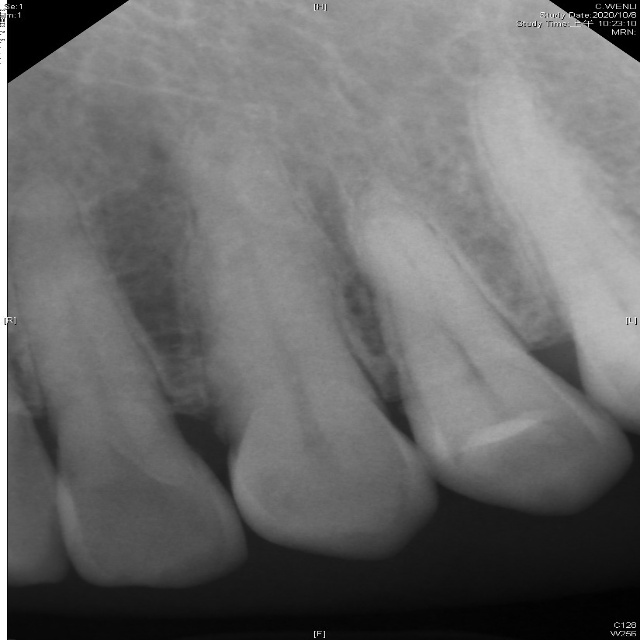
#> input picture Images/11.jpg, 640 x 640 px, found by its file name
$ python 'img process.py'
#> lines starting #> are read from the running program, lines starting #| are printed output that depends on the picture
import cv2
import numpy as np

img = cv2.imread(r"C:\Users\user\Desktop\dataset\periapical film\original images\original size\images\11.jpg", cv2.IMREAD_GRAYSCALE)
#> img is the input picture: shape (640, 640); min 0, max 255, mean 106.1
height, width = img.shape
#> height = 640; width = 640
cv2.imwrite("output/original_img.jpg", img)

# img = cv2.resize(img, (width//2, height//2))
# height, width = img.shape

# 使用中值濾波器減少噪聲
img = cv2.medianBlur(img, 3)

# 建立CLAHE對象
clahe = cv2.createCLAHE(clipLimit=2.0, tileGridSize=(8, 8))

'''----------------------------------------------'''
# 第一次直方圖均質化，分四等分
img_1 = img[:height//2, :width//2]
img_2 = img[:height//2, width//2:]
img_3 = img[height//2:, :width//2]
img_4 = img[height//2:, width//2:]

# 適應性直方圖均衡化
img_1_equalized = clahe.apply(img_1)
img_2_equalized = clahe.apply(img_2)
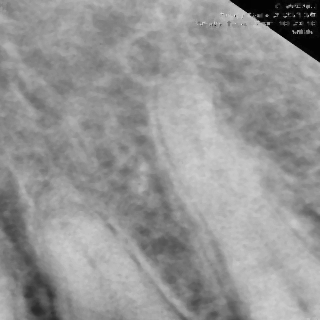
#> img_2_equalized: shape (320, 320); min 2, max 227, mean 149.3
img_3_equalized = clahe.apply(img_3)
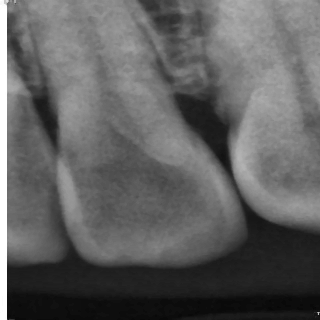
#> img_3_equalized: shape (320, 320); min 6, max 255, mean 96.6
img_4_equalized = clahe.apply(img_4)
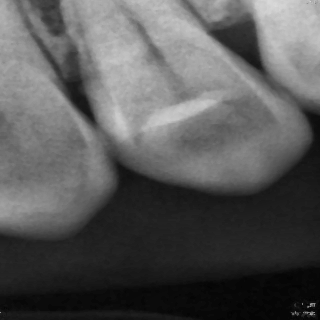
#> img_4_equalized: shape (320, 320); min 2, max 218, mean 88.3

# [4 lines of commented-out code are left out]

temp_1 = np.concatenate((img_1_equalized, img_2_equalized), axis=1)
temp_2 = np.concatenate((img_3_equalized, img_4_equalized), axis=1)
save_img = np.concatenate((temp_1, temp_2), axis=0)
cv2.imwrite("output/img_025.jpg", save_img) # 0.25

'''----------------------------------------------'''
# 第二次直方圖均質化，1、2合併 3、4合併，分兩等分
img_5 = np.concatenate((img_1_equalized, img_2_equalized), axis=1)
img_6 = np.concatenate((img_3_equalized, img_4_equalized), axis=1)

img_5_equalized = clahe.apply(img_5)
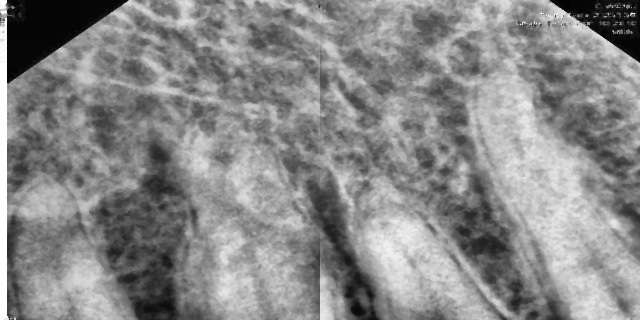
#> img_5_equalized: shape (320, 640); min 3, max 255, mean 136.7
img_6_equalized = clahe.apply(img_6)
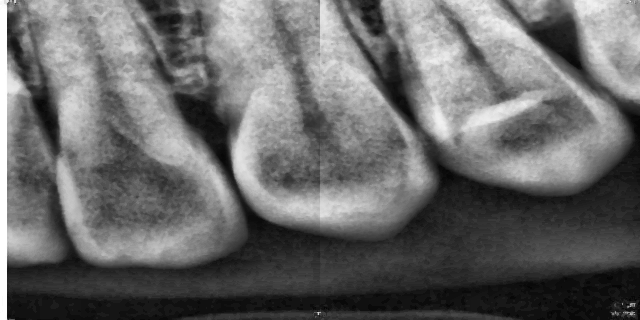
#> img_6_equalized: shape (320, 640); min 3, max 255, mean 105.6

# cv2.imshow("img_5", img_5_equalized)
# cv2.imshow("img_6", img_6_equalized)

save_img = np.concatenate((img_5_equalized, img_6_equalized), axis=0)
cv2.imwrite("output/img_050.jpg", save_img) # 0.50

'''----------------------------------------------'''
# 第三次直方圖均質化，5 合併 6 合併，變成一個完整
img_7 = np.concatenate((img_5_equalized, img_6_equalized), axis=0)
img_7_equalized = clahe.apply(img_7)
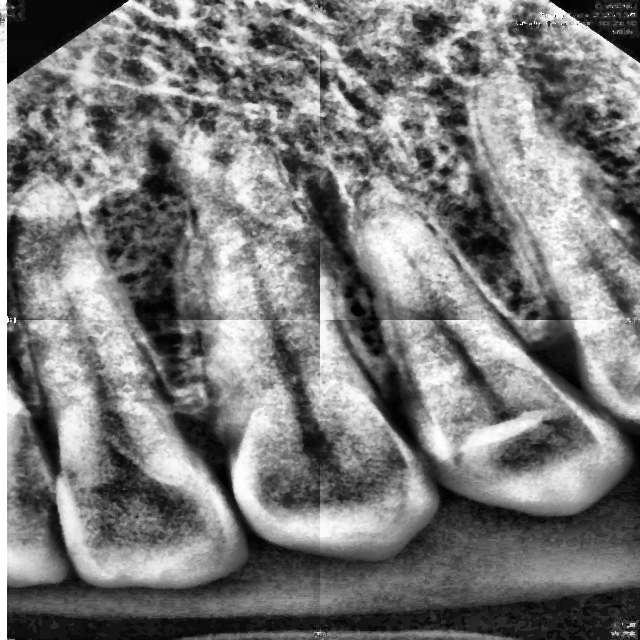
#> img_7_equalized: shape (640, 640); min 1, max 255, mean 123.3

# cv2.imshow("img_7", img_7_equalized)

save_img = img_7_equalized
cv2.imwrite("output/img_100.jpg", save_img) # 1.00

'''----------------------------------------------'''
new_img = img
average_img = np.clip((new_img.astype(np.uint16) + save_img.astype(np.uint16)) // 2, 0, 255).astype(np.uint8)
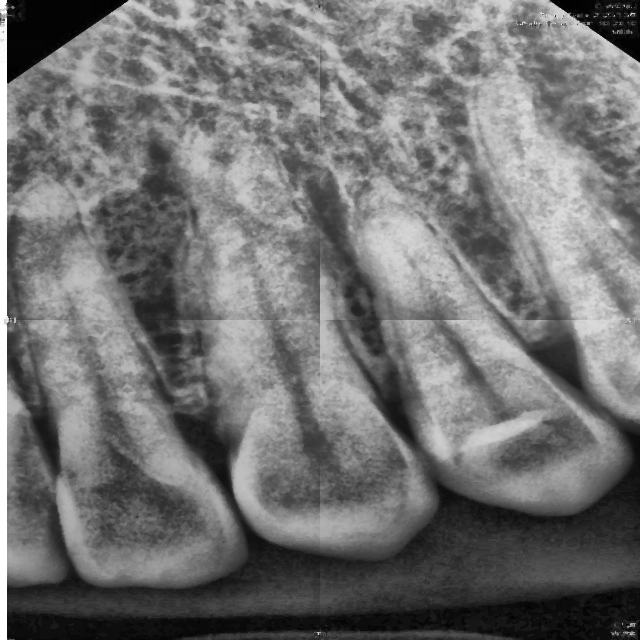
#> average_img: shape (640, 640); min 1, max 255, mean 114.4
cv2.imwrite("output/average_img.jpg", average_img)
'''----------------------------------------------'''
cv2.imshow("average", average_img)
cv2.imshow("img", img)

cv2.waitKey()
cv2.destroyAllWindows()

$ run again, with Images/12.jpg copied over Images/11.jpg
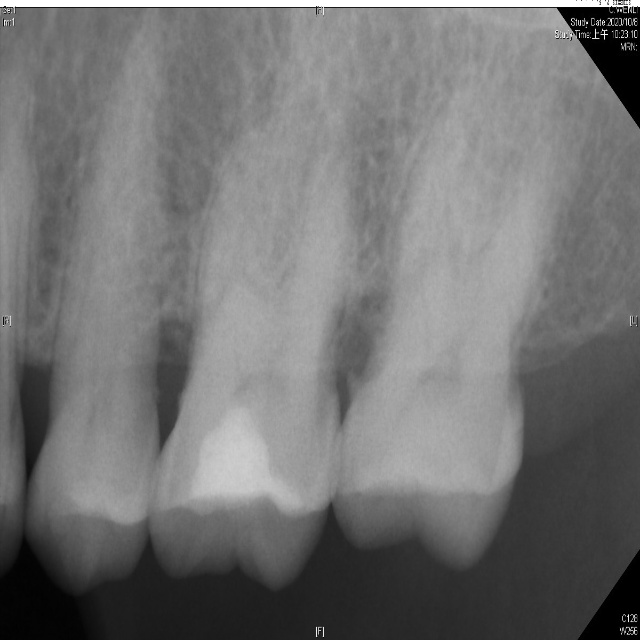
#> input picture Images/12.jpg, 640 x 640 px, found by its file name
#> img is the input picture: shape (640, 640); min 0, max 255, mean 115.2
#> `img_7_equalized = clahe.apply(img_7)`:
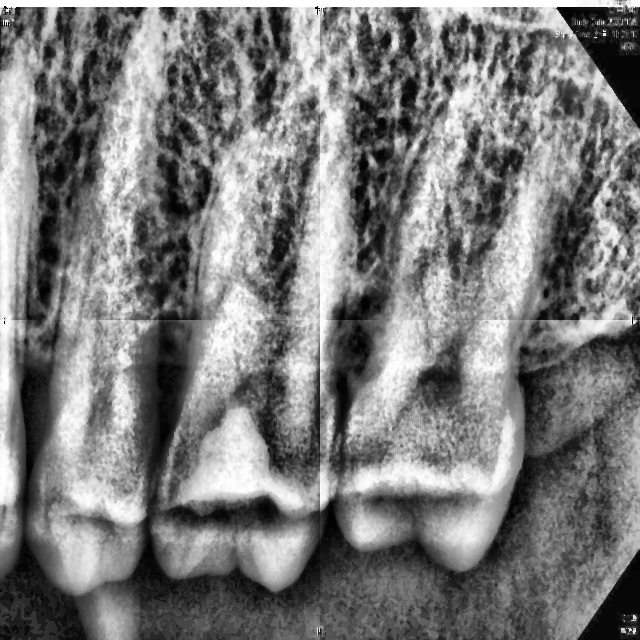
#> img_7_equalized: shape (640, 640); min 0, max 255, mean 123.7
#> `average_img = np.clip((new_img.astype(np.uint16) + save_img.astype(np...`:
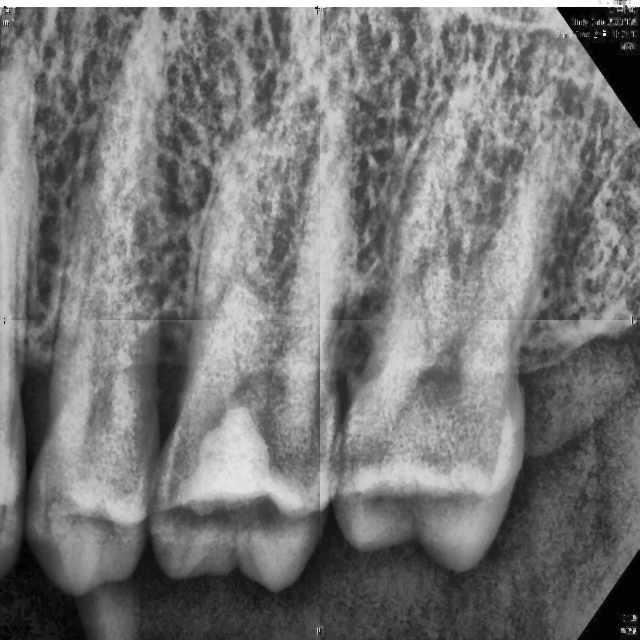
#> average_img: shape (640, 640); min 1, max 255, mean 119.2

$ run again, with Images/13.jpg copied over Images/11.jpg
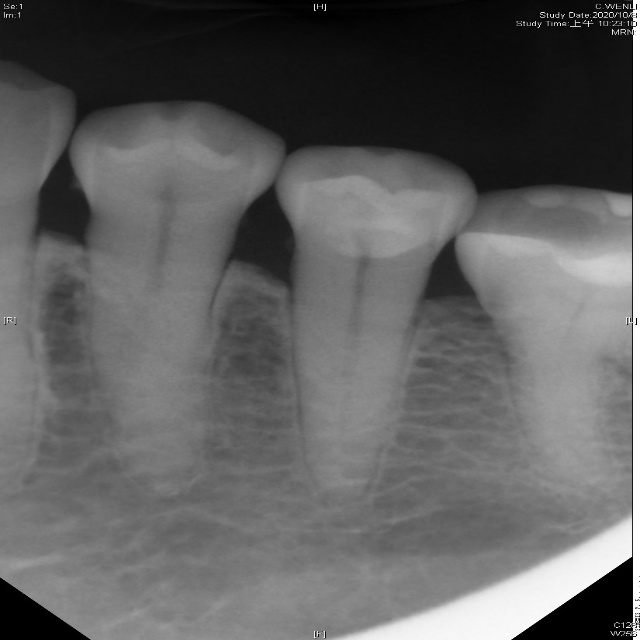
#> input picture Images/13.jpg, 640 x 640 px, found by its file name
#> img is the input picture: shape (640, 640); min 0, max 255, mean 95.7
#> `img_7_equalized = clahe.apply(img_7)`:
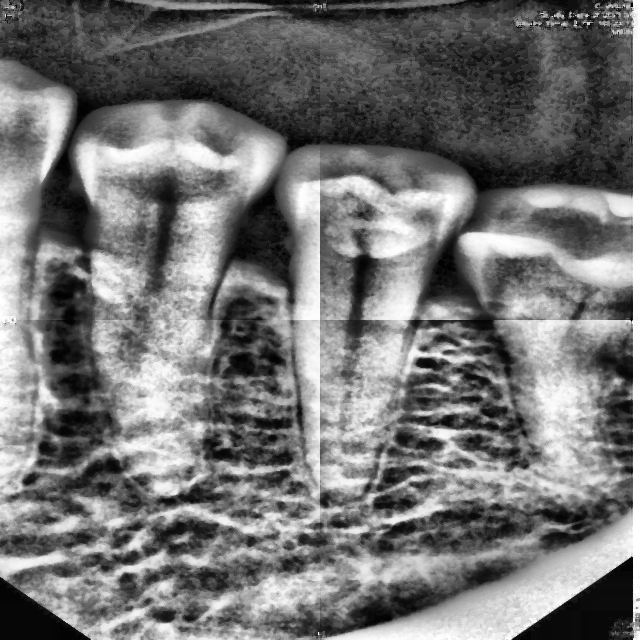
#> img_7_equalized: shape (640, 640); min 0, max 255, mean 116.8
#> `average_img = np.clip((new_img.astype(np.uint16) + save_img.astype(np...`:
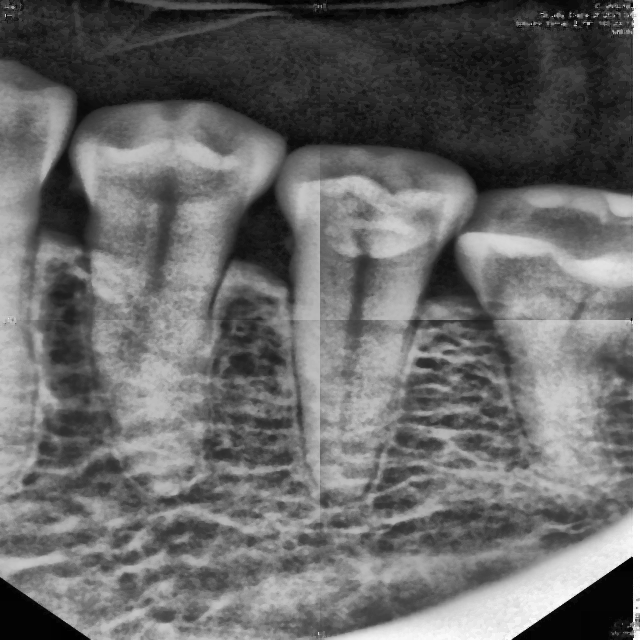
#> average_img: shape (640, 640); min 0, max 255, mean 106

$ run again, with Images/14.jpg copied over Images/11.jpg
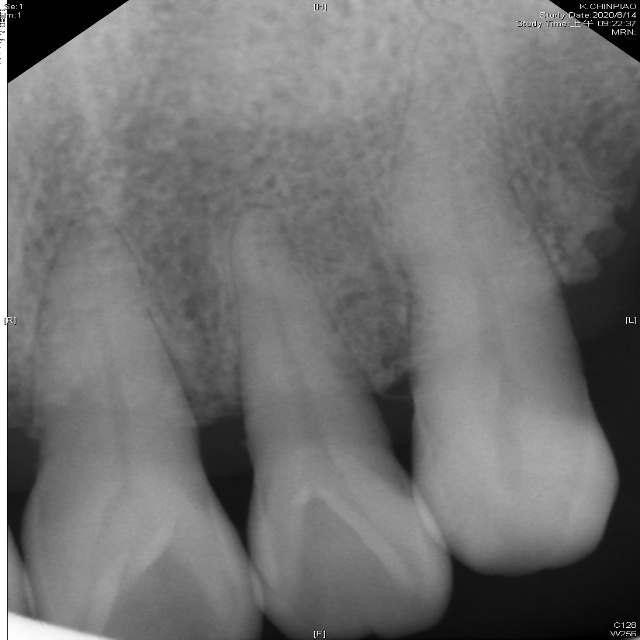
#> input picture Images/14.jpg, 640 x 640 px, found by its file name
#> img is the input picture: shape (640, 640); min 0, max 255, mean 113.7
#> `average_img = np.clip((new_img.astype(np.uint16) + save_img.astype(np...`:
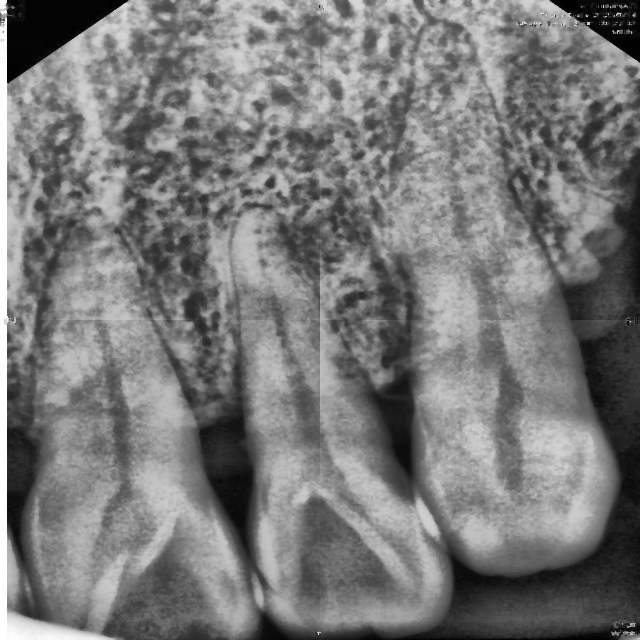
#> average_img: shape (640, 640); min 0, max 255, mean 121
